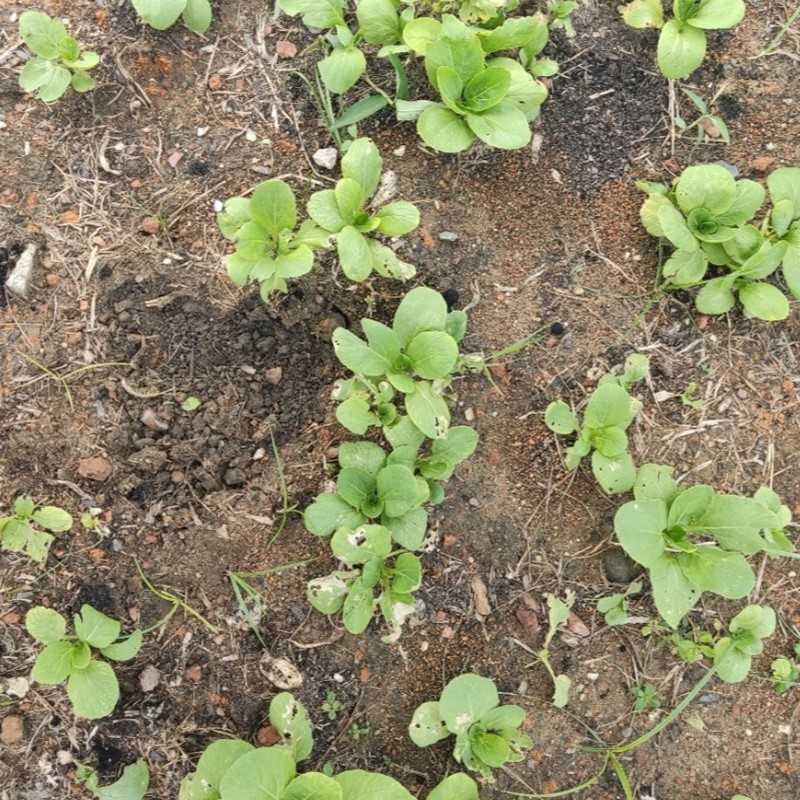
#> input picture test2.jpg, 800 x 800 px
$ python -i algorithms.py   (imports and definitions only)   (older library calls are emulated)
#> lines starting #> are read from the running program, lines starting #| are printed output that depends on the picture; after the words box and inside, x2 and y2 are one past the last pixel; in counts of white or black regions, pixels touching at a corner belong together
#> further down, picture is the input picture: shape (800, 800, 3); mean B, G, R 102.5, 135.8, 139.2
import numpy as np
import cv2

### Adding a new algorithm ###
"""
To add a new algorithm the only requirement is that it accepts a BGR (opencv) image and returns a grayscale
image as an output. If it returns a binary image (like hsv) then it must return a boolean True in addition to the image
as it has already been thresholded.
"""


##############################

# [65 lines left out: functions exg, maxg, exg_standardised, not called in this run]


def exg_standardised_hue(image,
                         hueMin=30,
                         hueMax=90,
                         brightnessMin=10,
                         brightnessMax=220,
                         saturationMin=30,
                         saturationMax=255,
                         invert_hue=False):
    '''
    Takes an image and performs a combined ExG + HSV algorithm
    :param image: image as a BGR array (i.e. opened with opencv not PIL)
    :param hueMin: minimum hue value
    :param hueMax: maximum hue value
    :param brightnessMin: minimum 'value' or brightness value
    :param brightnessMax: maximum 'value' or brightness value
    :param saturationMin: minimum saturation
    :param saturationMax: maximum saturation
    :param invert_hue: inverts the hue threshold to exclude anything within the thresholds
    :return: returns a grayscale image
    '''
#> called with hueMin = 30, hueMax = 90, brightnessMin = 10, brightnessMax = 220, saturationMin = 30, saturationMax = 255, invert_hue = False
    blue = image[:, :, 0].astype(np.float32)
    green = image[:, :, 1].astype(np.float32)
    red = image[:, :, 2].astype(np.float32)

    chanSum = red + green + blue
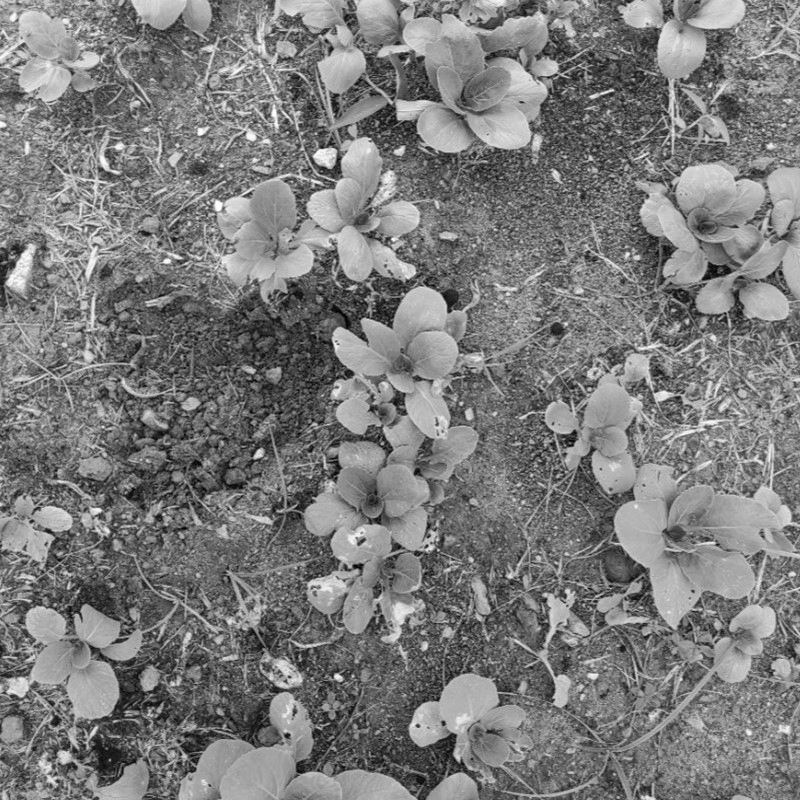
#> chanSum: shape (800, 800) float32; min 16, max 760, mean 377.5; drawn with min black and max white
    chanSum = np.where(chanSum == 0, 1, chanSum)

    b = blue / chanSum
    g = green / chanSum
    r = red / chanSum
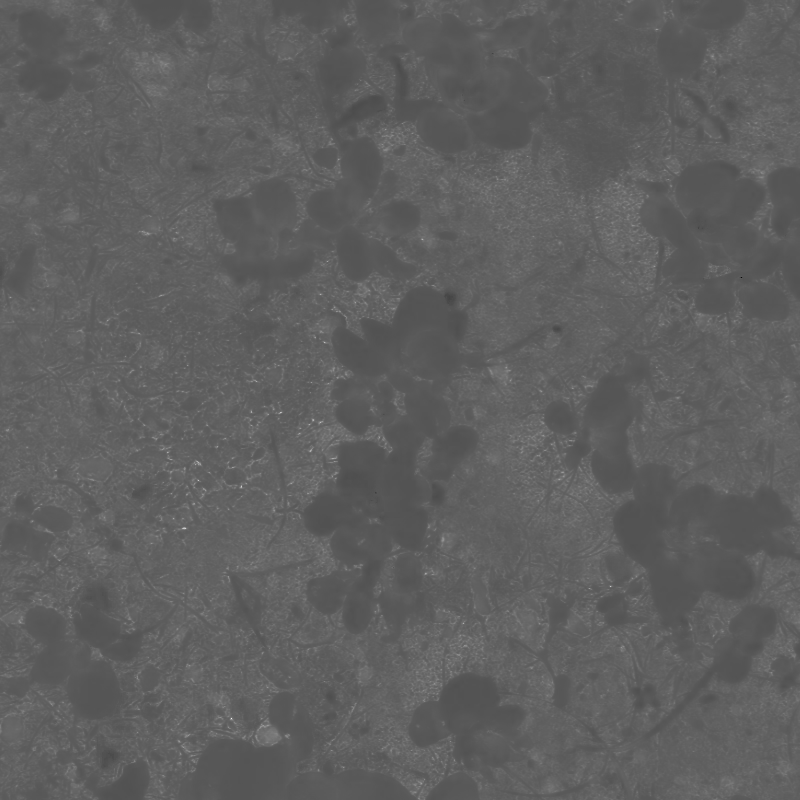
#> r: shape (800, 800) float32; min 0.0303, max 0.947, mean 0.374

    imgOut = 255 * (2 * g - r - b)
    imgOut = np.where(imgOut < 0, 0, imgOut)
    imgOut = np.where(imgOut > 255, 255, imgOut)

    imgOut = imgOut.astype('uint8')

    hsvThresh, _ = hsv(image,
                       hueMin=hueMin, hueMax=hueMax,
                       brightnessMin=brightnessMin, brightnessMax=brightnessMax,
                       saturationMin=saturationMin, saturationMax=saturationMax,
                       invert_hue=invert_hue)
    imgOut = hsvThresh & imgOut
    # cv2.imshow('exhu', imgOut)

    return imgOut


# [16 lines left out: function exgr, not called in this run]


def hsv(image,
        hueMin=30,
        hueMax=90,
        brightnessMin=10,
        brightnessMax=220,
        saturationMin=30,
        saturationMax=255,
        invert_hue=False):
    '''
    Performs an HSV thresholding operation on the input image
    :param image: image as a BGR array (i.e. opened with opencv not PIL)
    :param hueMin: minimum hue threshold
    :param hueMax: maximum hue threshold
    :param brightnessMin: minimum 'brightness' or 'value' threshold
    :param brightnessMax: maximum 'brightness' or 'value' threshold
    :param saturationMin: minimum saturation threshold
    :param saturationMax: maximum saturation threshold
    :param invert_hue: inverts the hue threshold to exclude anything within the thresholds
    :return: returns a binary image and boolean thresholded or not
    '''
#> called with hueMin = 30, hueMax = 90, brightnessMin = 10, brightnessMax = 220, saturationMin = 30, saturationMax = 255, invert_hue = False
    image = cv2.cvtColor(image, cv2.COLOR_BGR2HSV)
#> image: shape (800, 800, 3); mean H, S, V 23.7, 77.6, 146.8
    hue = image[:, :, 0]
    sat = image[:, :, 1]
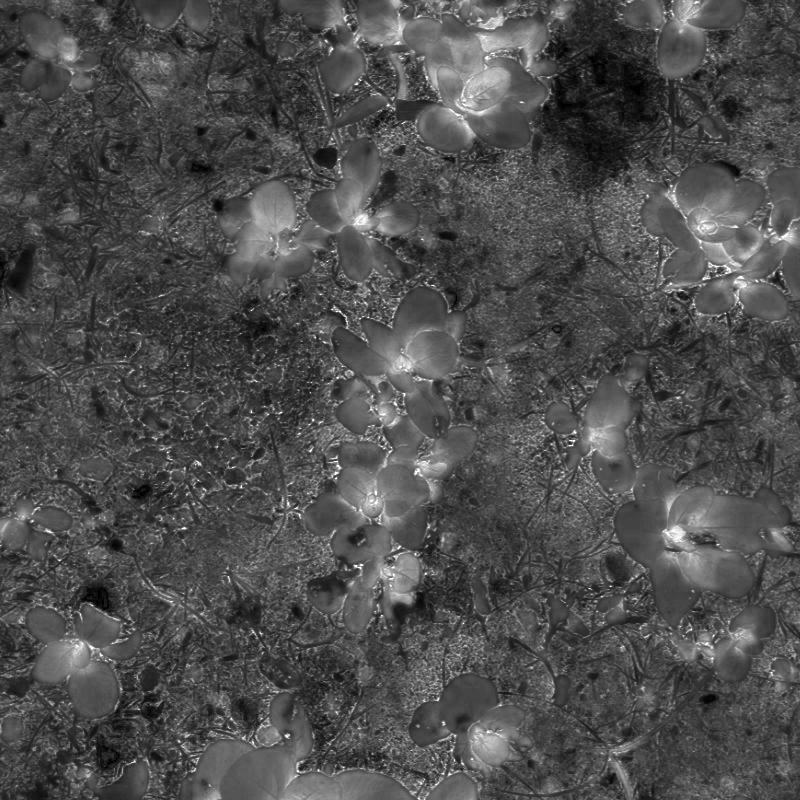
#> sat: shape (800, 800); min 0, max 255, mean 77.6
    val = image[:, :, 2]
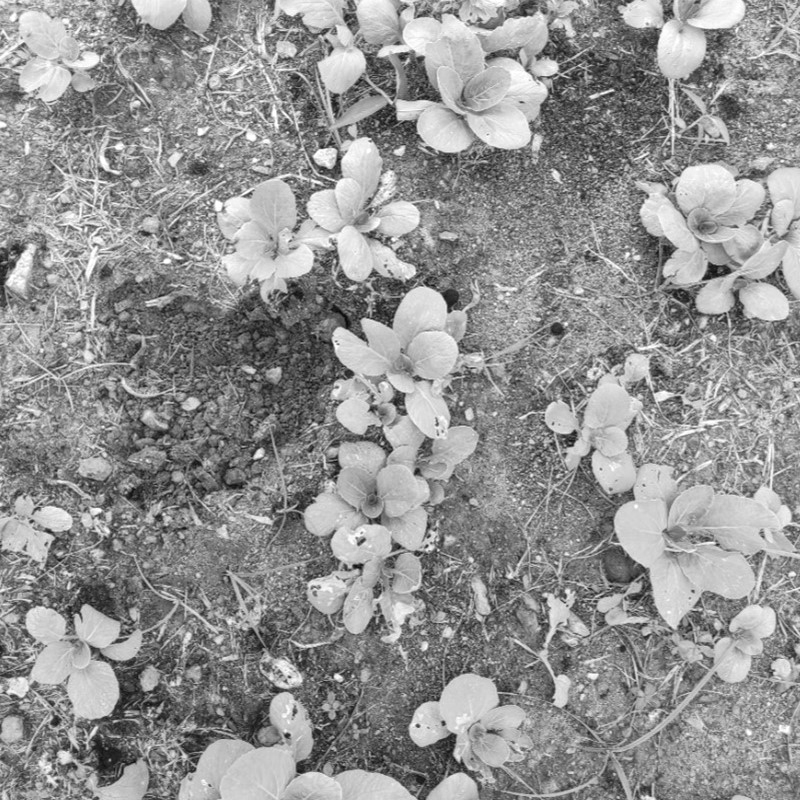
#> val: shape (800, 800); min 9, max 255, mean 146.8

    hueThresh = cv2.inRange(hue, hueMin, hueMax)
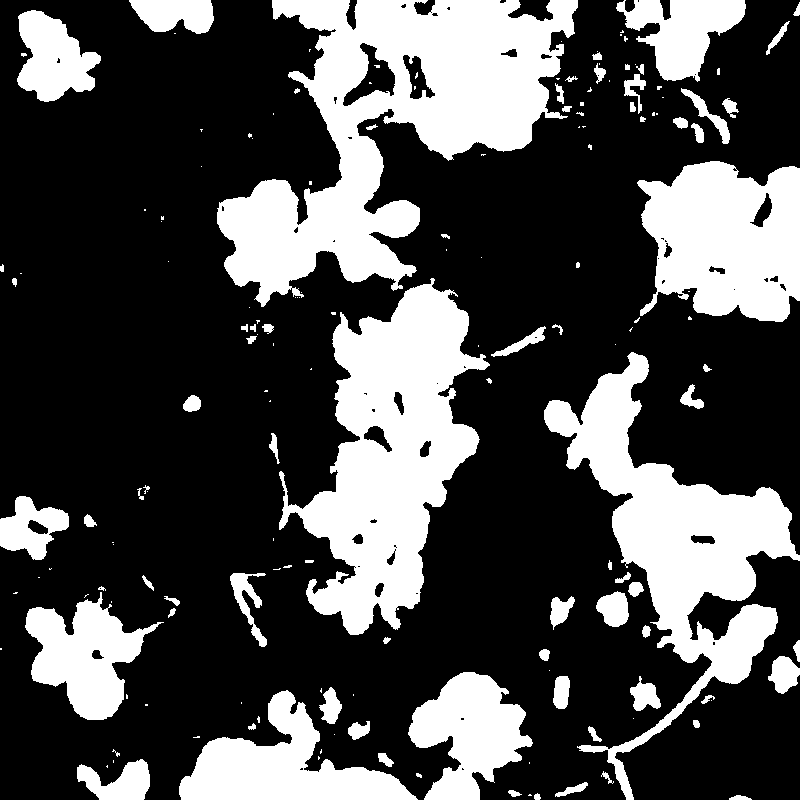
#> hueThresh: shape (800, 800); 30.2% white; 168 white regions (87 under 20 px), largest, box (x1, y1, x2, y2) and area: (217, 0, 578, 307) 48470, (279, 278, 490, 635) 35964, (544, 352, 800, 800) 31234
    satThresh = cv2.inRange(sat, saturationMin, saturationMax)
#> satThresh: shape (800, 800); 97.5% white; 654 black regions (555 under 20 px), largest, box (x1, y1, x2, y2) and area: (542, 40, 663, 173) 6560, (0, 247, 34, 292) 743, (81, 584, 113, 612) 493
    valThresh = cv2.inRange(val, brightnessMin, brightnessMax)
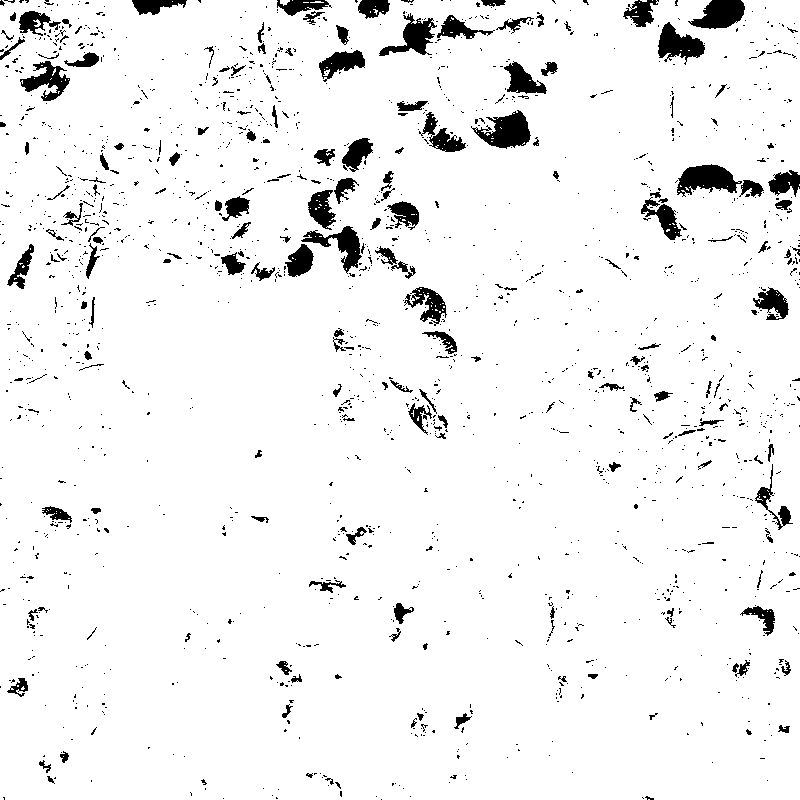
#> valThresh: shape (800, 800); 94.6% white; 1808 black regions (1620 under 20 px), largest, box (x1, y1, x2, y2) and area: (471, 110, 531, 149) 1272, (677, 164, 742, 197) 1244, (688, 0, 745, 29) 1084

    # allow users to select purple/red colour ranges by excluding green
    if invert_hue:
        hueThresh = cv2.bitwise_not(hueThresh)

    # cv2.imshow('hue', hueThresh)
    # cv2.imshow('sat', satThresh)
    # cv2.imshow('val', valThresh)

    outThresh = satThresh & valThresh & hueThresh
#> outThresh: shape (800, 800); 25.7% white; 360 white regions (293 under 20 px), largest, box (x1, y1, x2, y2) and area: (217, 0, 578, 307) 35655, (279, 278, 490, 635) 33232, (544, 352, 800, 800) 29509
    # cv2.imshow('HSV Out', outThresh)
    return outThresh, True


# for NIR images only
# [73 lines left out: functions gndvi, veg, cive, clahe_sat_val, dgci, not called in this run]

>>> import cv2
>>> picture = cv2.imread('test2.jpg')
>>> result = exg_standardised_hue(picture)
#> in exg_standardised_hue, `imgOut = hsvThresh & imgOut`:
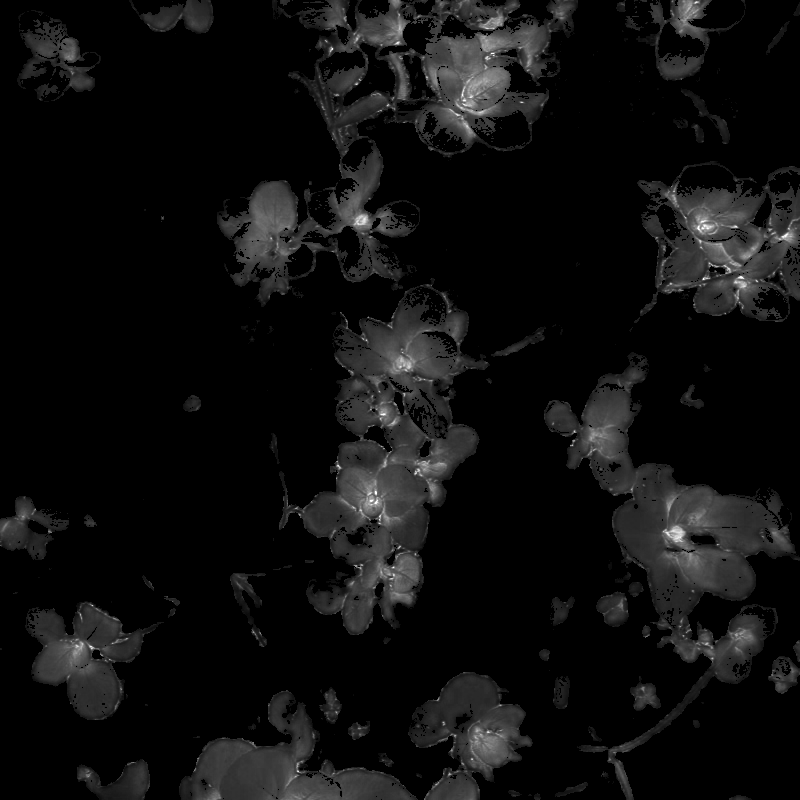
#> imgOut: shape (800, 800); min 0, max 255, mean 14.7
